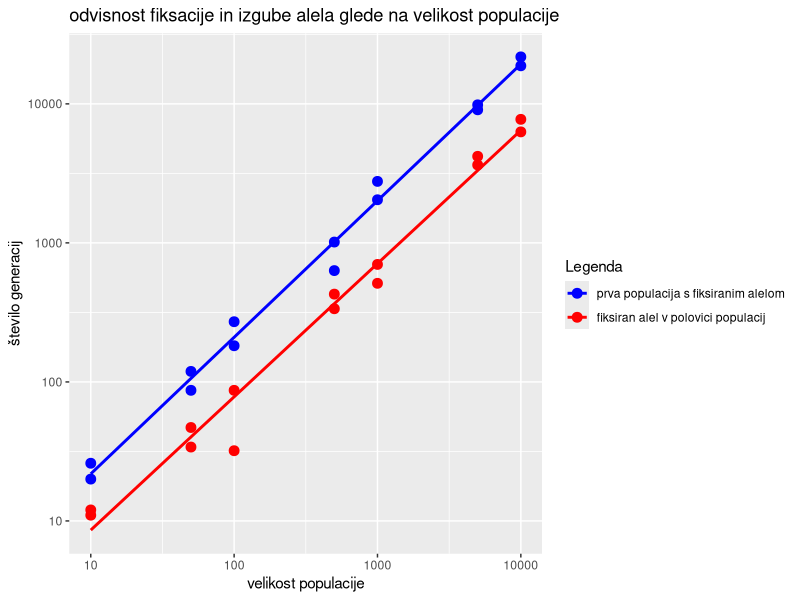
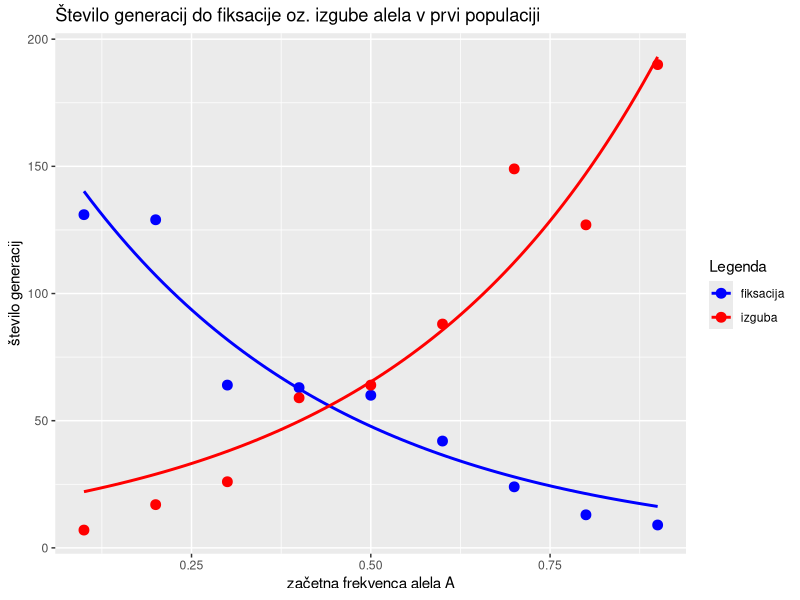

These figures' R source, in order:
## ---- chunk 1
knitr::opts_chunk$set(echo = TRUE)
library(ggplot2)
library(tidyr)
library(dplyr)
## ---- chunk 2
init_p <- 0.5  
reps <- 10   
pop_velikost <- c(10, 50, 100, 500, 1000, 5000, 10000) 

results <- data.frame(Replication = numeric(), Generation = numeric(), Allele_frequency = numeric())
for (ponovitev in 1:2) {
  for (N in pop_velikost) {
    freq <- NULL  
    gen <- N*3
    for (i in 1:reps) {
      p <- init_p
      for (j in 1:(gen-1)) {
        a <- rbinom(n = 1, size = 2*N, prob = p[j])  
        f <- a / (2*N)                            
        p[j + 1] <- f                                 
      }
      freq <- rbind(freq, p) 
      
    }
    
    freq_transposed <- t(freq)  
    
   
    df <- data.frame(Replication = rep(1:reps, each = gen),
                     Generation = rep(1:gen, times = reps),
                     Allele_frequency = as.vector(freq_transposed))
    df$N <- rep(N, nrow(df)) 
    df$ponovitev <- rep(ponovitev, nrow(df))
    results <- rbind(results, df)  
  }
}

subset_fixed <- subset(results, Allele_frequency ==1.00 | Allele_frequency == 0.00)

pol_gen <- subset_fixed %>%
  group_by(N, ponovitev, Replication) %>%
  summarize(prva_fiksirana_gen = min(Generation)) %>%
  top_n(-5, prva_fiksirana_gen) %>%
  summarize(pol_populacij_fiksiranih = max(prva_fiksirana_gen))

prva_gen <- subset_fixed %>%
  group_by(N, ponovitev) %>%
  summarize(prva_fiksirana_gen = min(Generation))

skupno <- left_join(prva_gen, pol_gen, by = c("N", "ponovitev"))
skupno
## ---- chunk 3
ggplot(skupno, aes(x = N)) +
  geom_point(aes(y = prva_fiksirana_gen, color = "prva populacija s fiksiranim alelom"), size=3) +  
  geom_smooth(aes(y = prva_fiksirana_gen, color = "prva populacija s fiksiranim alelom"), method = "lm", se = FALSE) +  
  geom_point(aes(y = pol_populacij_fiksiranih, color = "pol populacij s fiksiranim alelom"), size=3) +  
  geom_smooth(aes(y = pol_populacij_fiksiranih, color = "pol populacij s fiksiranim alelom"), method = "lm", se = FALSE) + 
  scale_x_log10() +  
  scale_y_log10() +  
  labs(x = "velikost populacije", y = "število generacij", title = "odvisnost fiksacije in izgube alela glede na velikost populacije", color = "Legenda") +  
  scale_color_manual(values = c("blue", "red"), 
                     labels = c("prva populacija s fiksiranim alelom", "fiksiran alel v polovici populacij"))
## ---- chunk 4
init_p <- 0.5  
gen_v <- c(50, 500, 1000)  
reps <- 10   
pop_velikost <- c(50, 500, 500)  

results3 <- data.frame(Replication = numeric(), Generation = numeric(), Allele_frequency = numeric())
for (ponovitev in 1:15) {
  for (k in 1:length(pop_velikost)) {
    N <- pop_velikost[k]
    gen <- gen_v[k] 
    freq <- NULL
    
    for (i in 1:reps) {
      p <- init_p 
      for (j in 1:(gen-1)) {
        a <- rbinom(n = 1, size = 2*N, prob = p[j])  
        f <- a / (2*N)                             
        p[j + 1] <- f                               
      
      }
    freq <- rbind(freq, p)
    
    }
    freq_transposed <- t(freq)
    df <- data.frame(Replication = rep(1:reps, each = gen),
                     Allele_frequency = as.vector(freq_transposed))
    df$N <- rep(N, nrow(df))
    df$gen <- rep(gen, nrow(df))
    df$ponovitev <- rep(ponovitev, nrow(df))
    results3 <- rbind(results3, df)
  }

}

replications_count <- results3 %>%
  group_by(ponovitev, N, gen) %>%
  filter(Allele_frequency ==1.00 | Allele_frequency == 0.00) %>%
  summarize(replications = n_distinct(Replication)) %>%
  pivot_wider(names_from = c(N, gen), values_from = replications) %>%
  replace_na(list(`50_50` = 0, `500_500` = 0, `500_1000` = 0))

column_means <- round(colMeans(replications_count[-1]), 2)
column_means_df <- as.data.frame(t(column_means))
colnames(column_means_df) <- colnames(replications_count)[-1]


replications_count <- rbind(replications_count, column_means_df)
replications_count <- replications_count %>%
  mutate(ponovitev = if_else(is.na(ponovitev), "povprečja", as.character(ponovitev)))
replications_count
## ---- chunk 5
N <- 100  
gen <- 500  
reps <- 100  
init_p_vektor <- c(0.1, 0.2, 0.3, 0.4, 0.5, 0.6, 0.7, 0.8, 0.9)  

results4 <- data.frame(Replication = numeric(), Generation = numeric(), Allele_frequency = numeric())

for (init_p in init_p_vektor) { 
  freq <- NULL

  for (i in 1:reps) {
    p <- init_p
    for (j in 1:(gen-1)) {
      a <- rbinom(n = 1, size = 2*N, prob = p[j]) 
      f <- a / (2*N)                             
      p[j + 1] <- f                                  
    }
    freq <- rbind(freq, p)  
  }
  
  freq_transposed <- t(freq)
  
  df <- data.frame(Replication = rep(1:reps, each = gen),
                   Generation = rep(1:gen, times = reps),
                   Allele_frequency = as.vector(freq_transposed))
  df$init_p <- rep(init_p, nrow(df))  
  results4 <- rbind(results4, df) 
}


subset_fixed4 <- subset(results4, Allele_frequency ==1.000)

subset_lost4 <- subset(results4, Allele_frequency ==0.000)

prva_pop_fixed <- subset_fixed4 %>% 
  group_by(init_p) %>% 
  summarize(prva_fiksirana_gen = min(Generation))

prva_pop_lost <- subset_lost4 %>% 
  group_by(init_p) %>% 
  summarize(prva_izgubljena_gen = min(Generation))

skupno_odvisnost_od_f <- left_join(prva_pop_fixed, prva_pop_lost, by = "init_p")
skupno_odvisnost_od_f
## ---- chunk 6
ggplot(skupno_odvisnost_od_f, aes(x = init_p)) +
  geom_point(aes(y = prva_fiksirana_gen, color = "Fixed"), size = 3) +  
  geom_smooth(aes(y = prva_fiksirana_gen, color = "Fixed"), 
              method = "nls", 
              formula = y ~ a * exp(b * x), 
              method.args = list(start = c(a = 1, b = 1)), 
              se = FALSE) +  
  geom_point(aes(y = prva_izgubljena_gen, color = "Lost"), size = 3) +  
  geom_smooth(aes(y = prva_izgubljena_gen, color = "Lost"), 
              method = "nls", 
              formula = y ~ a * exp(b * x), 
              method.args = list(start = c(a = 1, b = 1)), 
              se = FALSE) + 
  labs(x = "začetna frekvenca alela A", y = "število generacij", 
       title = "Število generacij do fiksacije oz. izgube alela v prvi populaciji", 
       color = "Legenda") +  
  scale_color_manual(values = c("blue", "red"), 
                     labels = c("fiksacija", "izguba"))
## ---- chunk 7
st_fiksiranih_in_izgubljenih <- function(zac_frekvenca_alela, st_generacij, st_populacij, N)
{
  frekvence_alela <- matrix(nrow = st_populacij, ncol = st_generacij)
  
  for(i in 1:st_populacij) {
    p <- numeric(st_generacij)
    p[1] <- zac_frekvenca_alela
    
    for(j in 2:st_generacij) {
      a <- rbinom(n=1, size=2 * N, prob=p[j-1])
      p[j] <- a / (2 * N)
    }
    frekvence_alela[i, ] <- p
  }
  
  st_fiksiranih <- sum(frekvence_alela[,st_generacij] == 1)
  st_izgubljenih <- sum(frekvence_alela[,st_generacij] == 0)
  
  return(round(c(zac_frekvenca_alela, st_fiksiranih / st_populacij, st_izgubljenih / st_populacij), 1))
}

# Koda za izdelavo tabele

delez_fiksiranih_in_izgubljenih <- data.frame(
  "Frekvenca alela" = numeric(),
  "Delez fiksiranih" = numeric(),
  "Delez izgubljenih" = numeric(),
  stringsAsFactors = FALSE
)

st_generacij <- 1000
st_populacij <- 1000
N <- 100

rezultati <- lapply(rep(seq(0.1, 0.9, by = 0.1), each=2),
                  st_fiksiranih_in_izgubljenih, 
                  st_generacij = st_generacij, 
                  st_populacij = st_populacij, 
                  N = N)

delez_fiksiranih_in_izgubljenih <- do.call(rbind, rezultati)

colnames(delez_fiksiranih_in_izgubljenih) <- c("Frekvenca alela", "Delez fiksiranih", "Delez izgubljenih")

data.frame(delez_fiksiranih_in_izgubljenih)
